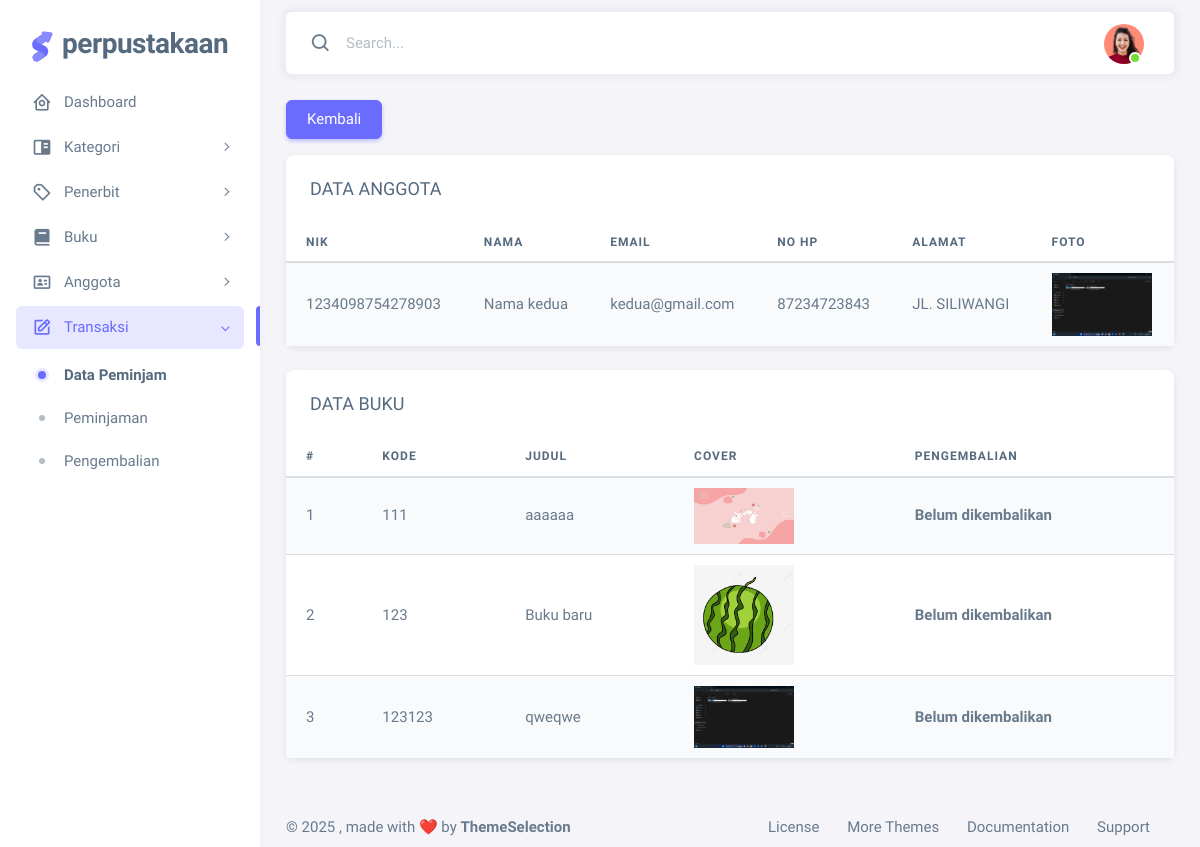
Screenshot of /dashboard/index.php?page=transaksi-detail&detail=5 (signed in) with the database file from the repository.
### tables this page shows
CREATE TABLE `anggota` (
  `nik` varchar(16) NOT NULL,
  `nama` varchar(15) NOT NULL,
  `email` varchar(20) NOT NULL,
  `no_hp` varchar(18) NOT NULL,
  `alamat` varchar(100) NOT NULL,
  `foto` varchar(50) NOT NULL
);

CREATE TABLE `detail_transaksi` (
  `id` int(11) NOT NULL,
  `id_transaksi` varchar(5) NOT NULL,
  `nik_anggota` varchar(16) NOT NULL,
  `kode_buku` varchar(10) NOT NULL
);

CREATE TABLE `buku` (
  `kode` varchar(10) NOT NULL,
  `judul` varchar(30) NOT NULL,
  `kategori_kode` varchar(30) NOT NULL,
  `isbn` varchar(30) NOT NULL,
  `penulis` varchar(30) NOT NULL,
  `penerbit_kode` varchar(20) NOT NULL,
  `tahun` date NOT NULL,
  `cover` varchar(50) NOT NULL,
  `bahasa` varchar(20) NOT NULL,
  `sinopsis` text NOT NULL
);

### dashboard/pages/transaksi-detail.php (the view, shortened to what this page needs)
<div class="container-xxl flex-grow-1 container-p-y">
   <a href="?page=transaksi-data" class="btn btn-primary mb-3">Kembali</a>
   <div class="row">
      <div class="col-lg mb-4 order-0">
         <div class="card">
            <h5 class="card-header">DATA ANGGOTA</h5>
            <div class="table-responsive text-nowrap">
               <table class="table table-striped">
                  <thead>
                     <tr>
                        <th>NIK</th>
                        <th>NAMA</th>
                        <th>EMAIL</th>
                        <th>NO HP</th>
                        <th>ALAMAT</th>
                        <th>FOTO</th>
                     </tr>
                  </thead>
                  <tbody class="table-border-bottom-0">
                     <?php
                        if (isset($_REQUEST['detail'])) {
                           $id = $_REQUEST['detail'];
                           include('components/koneksi.php');
                           $query = "SELECT * FROM detail_transaksi
                                    LEFT JOIN anggota ON detail_transaksi.nik_anggota = anggota.nik
                                    WHERE detail_transaksi.id_transaksi = '$id' ";
                           $q = mysqli_query($koneksi, $query);
                           $data = mysqli_fetch_array($q);
                        }
                     ?>
                     <tr>
                        <td><?= $data['nik'] ?></td>
                        <td><?= $data['nama'] ?></td>
                        <td><?= $data['email'] ?></td>
                        <td><?= $data['no_hp'] ?></td>
                        <td><?= $data['alamat'] ?></td>
                        <td>
                           <img style="width: 100px;" src="pages/proses-anggota/image/<?= $data['foto'] ?>" alt="">
                        </td>
                     </tr>
                  </tbody>
               </table>
            </div>
         </div>
      </div>
   </div>
   <div class="row">
      <div class="col-lg mb-4 order-0">
         <div class="card">
            <h5 class="card-header">DATA BUKU</h5>
            <div class="table-responsive text-nowrap">
               <table class="table table-striped">
                  <thead>
                     <tr>
                        <th>#</th>
                        <th>KODE</th>
                        <th>JUDUL</th>
                        <th>COVER</th>
                        <th>PENGEMBALIAN</th>
                     </tr>
                  </thead>
                  <tbody class="table-border-bottom-0">
                     <?php
                     if (isset($_REQUEST['detail'])) {
                        $id = $_REQUEST['detail'];
                        include('components/koneksi.php');
                        $sql = "SELECT * FROM detail_transaksi
                                 LEFT JOIN transaksi ON detail_transaksi.id_transaksi = transaksi.id
                                 LEFT JOIN buku ON detail_transaksi.kode_buku = buku.kode
                                 WHERE detail_transaksi.id_transaksi = '$id'
                              ";
                        $query = mysqli_query($koneksi, $sql);
                     }
                     $no = 1;
                     while ($data = mysqli_fetch_array($query)) {
                     ?>
                     <tr>
                        <td scope="row"><?= $no++ ?></td>
                        <td><?= $data['kode'] ?></td>
                        <td><?= $data['judul'] ?></td>
                        <td>
                           <img width="100" src="pages/proses-buku/image/<?= $data['cover'] ?>" alt="">
                        </td>
                        <td><?= ($data['tgl_kembali'] != null) ? $data['tgl_kembali'] : '<b>Belum dikembalikan</b>' ?>
                        </td>
                     </tr>
                     <?php
                            }
                            ?>
                  </tbody>
               </table>
            </div>
         </div>
      </div>
   </div>
</div>

### rows the page displays
anggota: nik "1234098754278903", nama "Nama kedua", email "kedua@gmail.com", no_hp "87234723843", alamat "JL. SILIWANGI", foto (picture)
detail_transaksi: kode_buku.kode "111", kode_buku.judul "aaaaaa", kode_buku.cover (picture)
detail_transaksi: kode_buku.kode "123", kode_buku.judul "Buku baru", kode_buku.cover (picture)
detail_transaksi: kode_buku.kode "123123", kode_buku.judul "qweqwe", kode_buku.cover (picture)
